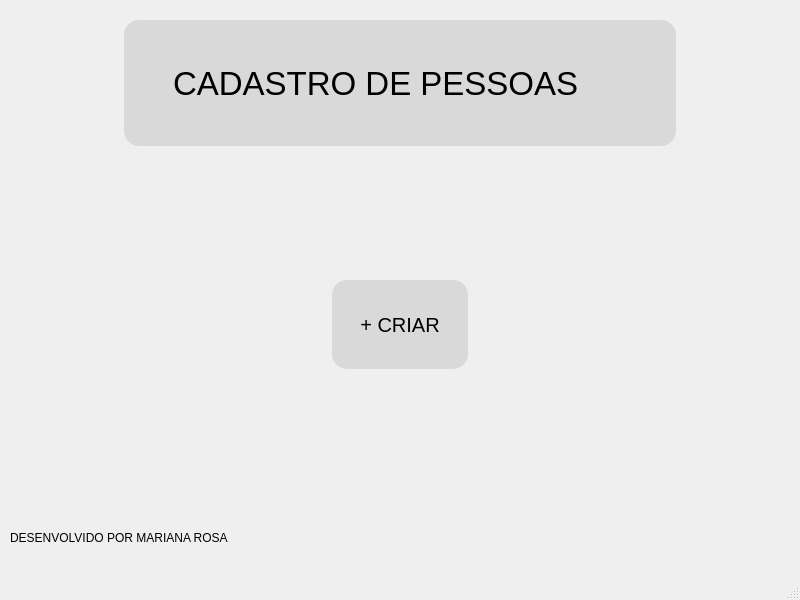
<?xml version="1.0" encoding="UTF-8"?>
<ui version="4.0">
 <class>MainWindow</class>
 <widget class="QMainWindow" name="MainWindow">
  <property name="geometry">
   <rect>
    <x>0</x>
    <y>0</y>
    <width>800</width>
    <height>600</height>
   </rect>
  </property>
  <property name="minimumSize">
   <size>
    <width>800</width>
    <height>600</height>
   </size>
  </property>
  <property name="maximumSize">
   <size>
    <width>800</width>
    <height>600</height>
   </size>
  </property>
  <property name="windowTitle">
   <string>Tela Inicial</string>
  </property>
  <property name="styleSheet">
   <string notr="true"/>
  </property>
  <widget class="QWidget" name="centralwidget">
   <widget class="QFrame" name="frame">
    <property name="geometry">
     <rect>
      <x>124</x>
      <y>20</y>
      <width>552</width>
      <height>126</height>
     </rect>
    </property>
    <property name="styleSheet">
     <string notr="true">border-radius: 15px;
background: #D9D9D9;</string>
    </property>
    <property name="frameShape">
     <enum>QFrame::StyledPanel</enum>
    </property>
    <property name="frameShadow">
     <enum>QFrame::Raised</enum>
    </property>
    <widget class="QLabel" name="label">
     <property name="geometry">
      <rect>
       <x>49</x>
       <y>39</y>
       <width>475</width>
       <height>48</height>
      </rect>
     </property>
     <property name="font">
      <font>
       <pointsize>25</pointsize>
      </font>
     </property>
     <property name="text">
      <string>CADASTRO DE PESSOAS</string>
     </property>
    </widget>
   </widget>
   <widget class="QPushButton" name="pushButton">
    <property name="geometry">
     <rect>
      <x>332</x>
      <y>280</y>
      <width>136</width>
      <height>89</height>
     </rect>
    </property>
    <property name="font">
     <font>
      <pointsize>15</pointsize>
     </font>
    </property>
    <property name="cursor">
     <cursorShape>PointingHandCursor</cursorShape>
    </property>
    <property name="styleSheet">
     <string notr="true">border-radius: 15px;
background: #D9D9D9;</string>
    </property>
    <property name="text">
     <string>+ CRIAR</string>
    </property>
   </widget>
   <widget class="QLabel" name="label_2">
    <property name="geometry">
     <rect>
      <x>10</x>
      <y>530</y>
      <width>221</width>
      <height>16</height>
     </rect>
    </property>
    <property name="text">
     <string>DESENVOLVIDO POR MARIANA ROSA</string>
    </property>
   </widget>
  </widget>
  <widget class="QMenuBar" name="menubar">
   <property name="geometry">
    <rect>
     <x>0</x>
     <y>0</y>
     <width>800</width>
     <height>26</height>
    </rect>
   </property>
  </widget>
  <widget class="QStatusBar" name="statusbar"/>
 </widget>
 <resources/>
 <connections/>
</ui>
